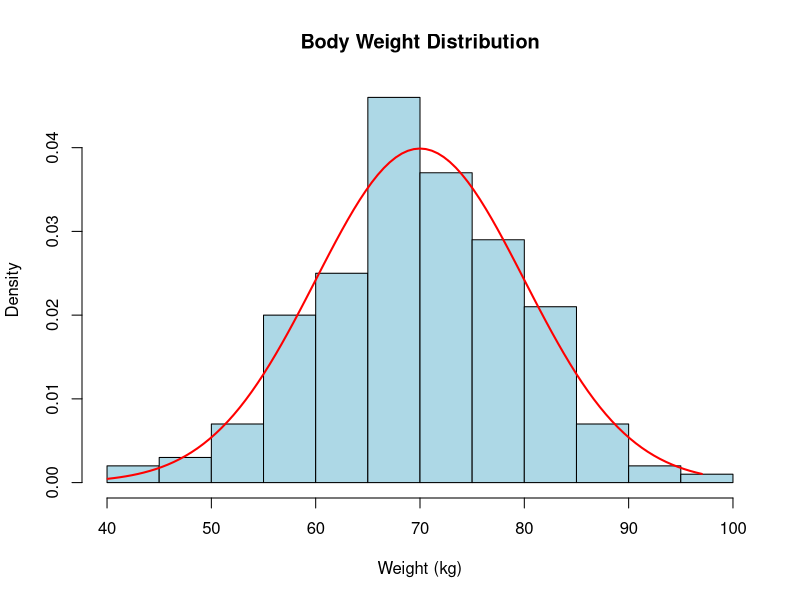
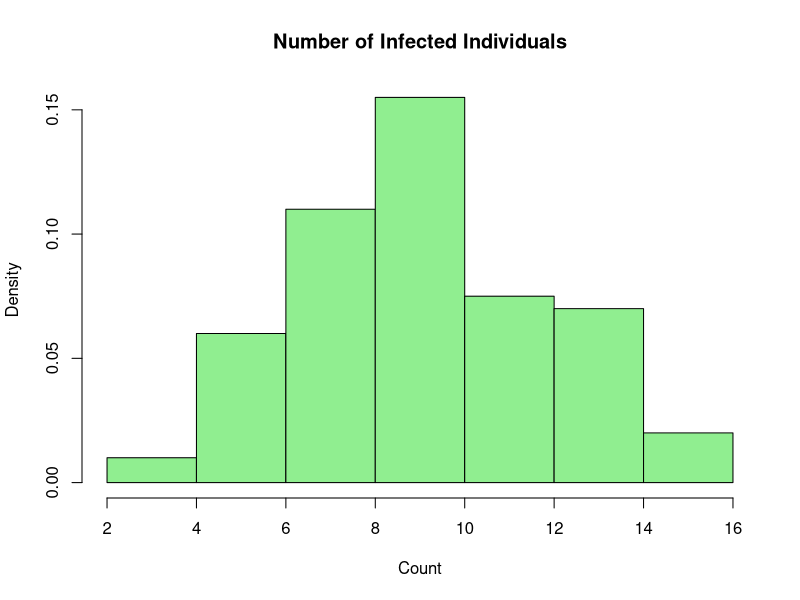
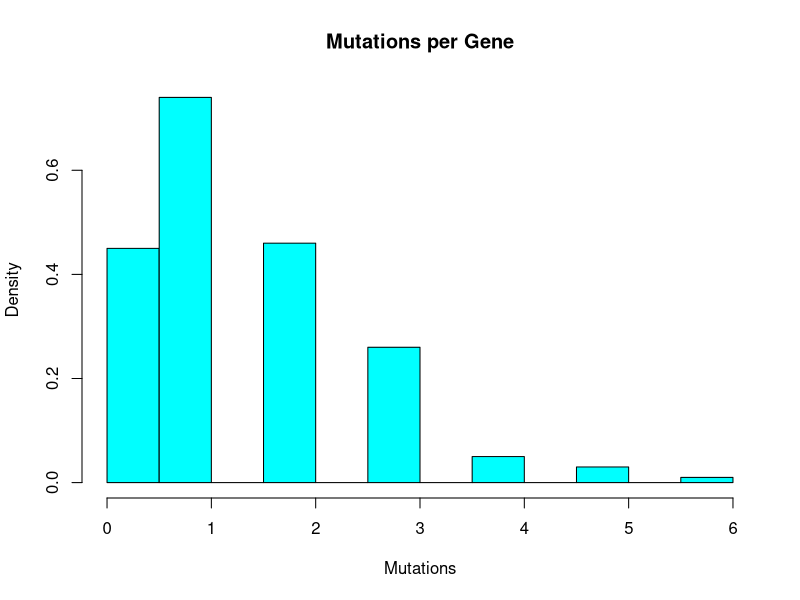

The R script that drew these images, in order:
## ---- chunk 1
set.seed(42)
## ---- chunk 2
weights <- rnorm(200, mean = 70, sd = 10)

hist(weights,
     probability = TRUE,
     col = "lightblue",
     main = "Body Weight Distribution",
     xlab = "Weight (kg)")

x <- seq(min(weights), max(weights), length = 100)
lines(x, dnorm(x, mean = 70, sd = 10), col = "red", lwd = 2)

## ---- chunk 3
# Calculate mean and sd
cat("mean =", mean(weights), "\n")
cat("sd   =", sd(weights), "\n")
## ---- chunk 4
# Probability of infection = 0.2
# 50 individuals per experiment
infection <- rbinom(100, size = 50, prob = 0.2)

hist(infection,
     probability = TRUE,
     col = "lightgreen",
     main = "Number of Infected Individuals",
     xlab = "Count")
## ---- chunk 5
# Average mutations per gene = 1.5
mut <- rpois(200, lambda = 1.5)

hist(mut,
     probability = TRUE,
     col = "cyan",
     main = "Mutations per Gene",
     xlab = "Mutations")
